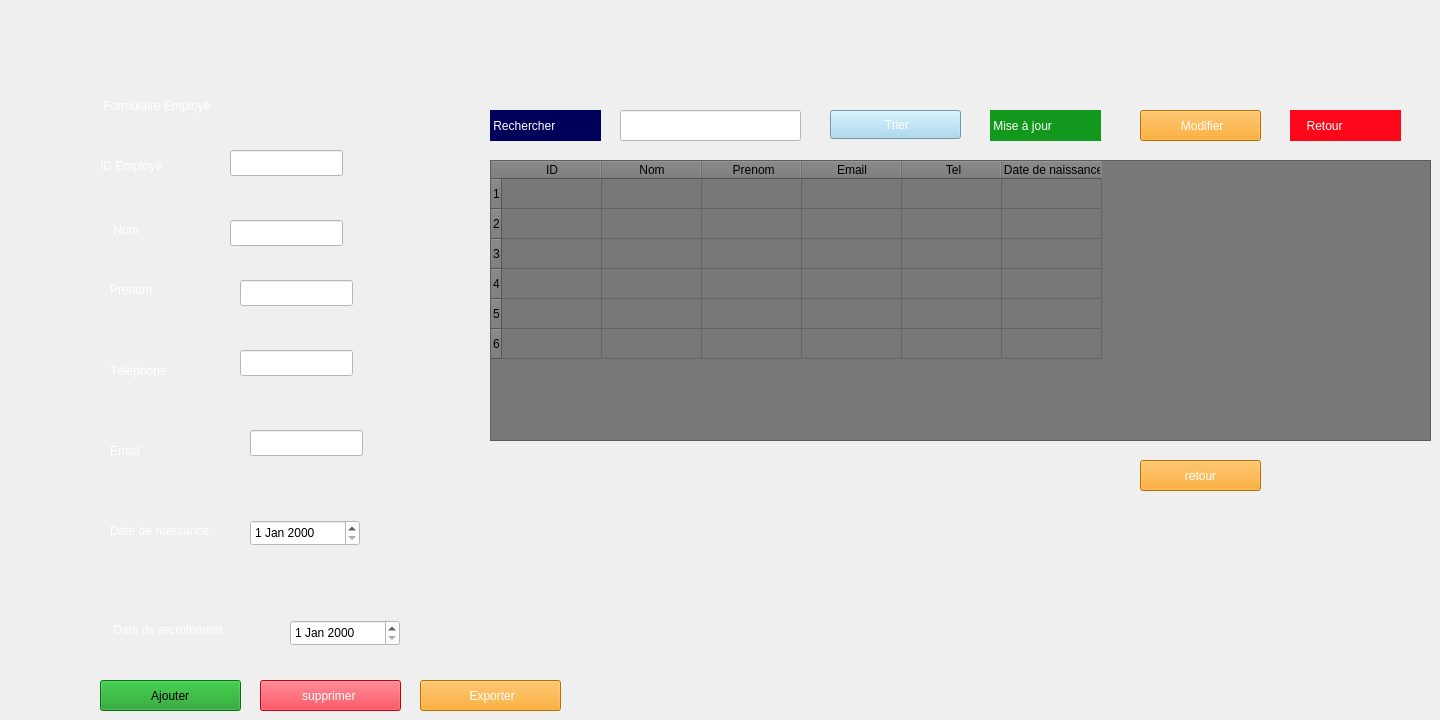
      <widget class="QWidget" name="page_3">
       <widget class="QTableWidget" name="tableWidget">
        <property name="geometry">
         <rect>
          <x>490</x>
          <y>160</y>
          <width>941</width>
          <height>281</height>
         </rect>
        </property>
        <property name="styleSheet">
         <string notr="true">background-color: rgb(255, 255, 255);
background-color: rgb(120, 120, 120);
background-color: rgb(120, 120, 120);</string>
        </property>
        <row>
         <property name="text">
          <string>1</string>
         </property>
         <property name="background">
          <color>
           <red>255</red>
           <green>255</green>
           <blue>255</blue>
          </color>
         </property>
        </row>
        <row/>
        <row/>
        <row/>
        <row/>
        <row/>
        <column>
         <property name="text">
          <string>ID</string>
         </property>
         <property name="background">
          <color>
           <red>120</red>
           <green>120</green>
           <blue>120</blue>
          </color>
         </property>
         <property name="foreground">
          <brush brushstyle="NoBrush">
           <color alpha="255">
            <red>255</red>
            <green>255</green>
            <blue>255</blue>
           </color>
          </brush>
         </property>
        </column>
        <column>
         <property name="text">
          <string>Nom</string>
         </property>
         <property name="background">
          <color>
           <red>120</red>
           <green>120</green>
           <blue>120</blue>
          </color>
         </property>
         <property name="foreground">
          <brush brushstyle="NoBrush">
           <color alpha="255">
            <red>255</red>
            <green>255</green>
            <blue>255</blue>
           </color>
          </brush>
         </property>
        </column>
        <column>
         <property name="text">
          <string> Prenom</string>
         </property>
         <property name="background">
          <color>
           <red>120</red>
           <green>120</green>
           <blue>120</blue>
          </color>
         </property>
         <property name="foreground">
          <brush brushstyle="NoBrush">
           <color alpha="255">
            <red>255</red>
            <green>255</green>
            <blue>255</blue>
           </color>
          </brush>
         </property>
        </column>
        <column>
         <property name="text">
          <string>Email</string>
         </property>
         <property name="background">
          <color>
           <red>120</red>
           <green>120</green>
           <blue>120</blue>
          </color>
         </property>
         <property name="foreground">
          <brush brushstyle="NoBrush">
           <color alpha="255">
            <red>255</red>
            <green>255</green>
            <blue>255</blue>
           </color>
          </brush>
         </property>
        </column>
        <column>
         <property name="text">
          <string> Tel</string>
         </property>
         <property name="background">
          <color>
           <red>120</red>
           <green>120</green>
           <blue>120</blue>
          </color>
         </property>
        </column>
        <column>
         <property name="text">
          <string> Date de naissance</string>
         </property>
        </column>
        <item row="3" column="0">
         <property name="text">
          <string/>
         </property>
         <property name="foreground">
          <brush brushstyle="NoBrush">
           <color alpha="255">
            <red>255</red>
            <green>255</green>
            <blue>255</blue>
           </color>
          </brush>
         </property>
        </item>
        <item row="4" column="2">
         <property name="text">
          <string/>
         </property>
         <property name="background">
          <brush brushstyle="NoBrush">
           <color alpha="255">
            <red>255</red>
            <green>255</green>
            <blue>255</blue>
           </color>
          </brush>
         </property>
        </item>
       </widget>
       <widget class="QLabel" name="label_2">
        <property name="geometry">
         <rect>
          <x>110</x>
          <y>220</y>
          <width>63</width>
          <height>20</height>
         </rect>
        </property>
        <property name="styleSheet">
         <string notr="true">color: rgb(255, 255, 255);
</string>
        </property>
        <property name="text">
         <string> Nom </string>
        </property>
       </widget>
       <widget class="QLabel" name="label_6">
        <property name="geometry">
         <rect>
          <x>110</x>
          <y>510</y>
          <width>181</width>
          <height>41</height>
         </rect>
        </property>
        <property name="styleSheet">
         <string notr="true">color: rgb(255, 255, 255);</string>
        </property>
        <property name="text">
         <string>Date de naissance </string>
        </property>
       </widget>
       <widget class="QLineEdit" name="lineEdit_3">
        <property name="geometry">
         <rect>
          <x>240</x>
          <y>280</y>
          <width>113</width>
          <height>26</height>
         </rect>
        </property>
        <property name="styleSheet">
         <string notr="true">background-color: rgb(255, 255, 255);
</string>
        </property>
       </widget>
       <widget class="QLineEdit" name="lineEdit_6">
        <property name="geometry">
         <rect>
          <x>620</x>
          <y>110</y>
          <width>181</width>
          <height>31</height>
         </rect>
        </property>
        <property name="styleSheet">
         <string notr="true">background-color: rgb(255, 255, 255);</string>
        </property>
       </widget>
       <widget class="QLineEdit" name="lineEdit">
        <property name="geometry">
         <rect>
          <x>230</x>
          <y>150</y>
          <width>113</width>
          <height>26</height>
         </rect>
        </property>
        <property name="styleSheet">
         <string notr="true">background-color: rgb(255, 255, 255);</string>
        </property>
       </widget>
       <widget class="QLineEdit" name="lineEdit_5">
        <property name="geometry">
         <rect>
          <x>250</x>
          <y>430</y>
          <width>113</width>
          <height>26</height>
         </rect>
        </property>
        <property name="styleSheet">
         <string notr="true">background-color: rgb(255, 255, 255);
</string>
        </property>
       </widget>
       <widget class="QLabel" name="label_5">
        <property name="geometry">
         <rect>
          <x>110</x>
          <y>430</y>
          <width>91</width>
          <height>41</height>
         </rect>
        </property>
        <property name="styleSheet">
         <string notr="true">color: rgb(255, 255, 255);
</string>
        </property>
        <property name="text">
         <string>Email  </string>
        </property>
       </widget>
       <widget class="QPushButton" name="pushButton_5">
        <property name="geometry">
         <rect>
          <x>100</x>
          <y>680</y>
          <width>141</width>
          <height>31</height>
         </rect>
        </property>
        <property name="styleSheet">
         <string notr="true"> background-color: rgb(18, 153, 29);</string>
        </property>
        <property name="text">
         <string> Ajouter </string>
        </property>
       </widget>
       <widget class="QLabel" name="label_3">
        <property name="geometry">
         <rect>
          <x>110</x>
          <y>280</y>
          <width>71</width>
          <height>20</height>
         </rect>
        </property>
        <property name="styleSheet">
         <string notr="true">color: rgb(255, 255, 255);
</string>
        </property>
        <property name="text">
         <string>Prenom</string>
        </property>
       </widget>
       <widget class="QLabel" name="label">
        <property name="geometry">
         <rect>
          <x>100</x>
          <y>140</y>
          <width>101</width>
          <height>51</height>
         </rect>
        </property>
        <property name="palette">
         <palette>
          <active>
           <colorrole role="WindowText">
            <brush brushstyle="SolidPattern">
             <color alpha="255">
              <red>255</red>
              <green>255</green>
              <blue>255</blue>
             </color>
            </brush>
           </colorrole>
           <colorrole role="Button">
            <brush brushstyle="SolidPattern">
             <color alpha="255">
              <red>0</red>
              <green>0</green>
              <blue>74</blue>
             </color>
            </brush>
           </colorrole>
           <colorrole role="Text">
            <brush brushstyle="SolidPattern">
             <color alpha="255">
              <red>255</red>
              <green>255</green>
              <blue>255</blue>
             </color>
            </brush>
           </colorrole>
           <colorrole role="ButtonText">
            <brush brushstyle="SolidPattern">
             <color alpha="255">
              <red>255</red>
              <green>255</green>
              <blue>255</blue>
             </color>
            </brush>
           </colorrole>
           <colorrole role="Base">
            <brush brushstyle="SolidPattern">
             <color alpha="255">
              <red>0</red>
              <green>0</green>
              <blue>74</blue>
             </color>
            </brush>
           </colorrole>
           <colorrole role="Window">
            <brush brushstyle="SolidPattern">
             <color alpha="255">
              <red>0</red>
              <green>0</green>
              <blue>74</blue>
             </color>
            </brush>
           </colorrole>
           <colorrole role="PlaceholderText">
            <brush brushstyle="SolidPattern">
             <color alpha="128">
              <red>255</red>
              <green>255</green>
              <blue>255</blue>
             </color>
            </brush>
           </colorrole>
          </active>
          <inactive>
           <colorrole role="WindowText">
            <brush brushstyle="SolidPattern">
             <color alpha="255">
              <red>255</red>
              <green>255</green>
              <blue>255</blue>
             </color>
            </brush>
           </colorrole>
           <colorrole role="Button">
            <brush brushstyle="SolidPattern">
             <color alpha="255">
              <red>0</red>
              <green>0</green>
              <blue>74</blue>
             </color>
            </brush>
           </colorrole>
           <colorrole role="Text">
            <brush brushstyle="SolidPattern">
             <color alpha="255">
              <red>255</red>
              <green>255</green>
              <blue>255</blue>
             </color>
            </brush>
           </colorrole>
           <colorrole role="ButtonText">
            <brush brushstyle="SolidPattern">
             <color alpha="255">
              <red>255</red>
              <green>255</green>
              <blue>255</blue>
             </color>
            </brush>
           </colorrole>
           <colorrole role="Base">
            <brush brushstyle="SolidPattern">
             <color alpha="255">
              <red>0</red>
              <green>0</green>
              <blue>74</blue>
             </color>
            </brush>
           </colorrole>
           <colorrole role="Window">
            <brush brushstyle="SolidPattern">
             <color alpha="255">
              <red>0</red>
              <green>0</green>
              <blue>74</blue>
             </color>
            </brush>
           </colorrole>
           <colorrole role="PlaceholderText">
            <brush brushstyle="SolidPattern">
             <color alpha="128">
              <red>255</red>
              <green>255</green>
              <blue>255</blue>
             </color>
            </brush>
           </colorrole>
          </inactive>
          <disabled>
           <colorrole role="WindowText">
            <brush brushstyle="SolidPattern">
             <color alpha="255">
              <red>255</red>
              <green>255</green>
              <blue>255</blue>
             </color>
            </brush>
           </colorrole>
           <colorrole role="Button">
            <brush brushstyle="SolidPattern">
             <color alpha="255">
              <red>0</red>
              <green>0</green>
              <blue>74</blue>
             </color>
            </brush>
           </colorrole>
           <colorrole role="Text">
            <brush brushstyle="SolidPattern">
             <color alpha="255">
              <red>255</red>
              <green>255</green>
              <blue>255</blue>
             </color>
            </brush>
           </colorrole>
           <colorrole role="ButtonText">
            <brush brushstyle="SolidPattern">
             <color alpha="255">
              <red>255</red>
              <green>255</green>
              <blue>255</blue>
             </color>
            </brush>
           </colorrole>
           <colorrole role="Base">
            <brush brushstyle="SolidPattern">
             <color alpha="255">
              <red>0</red>
              <green>0</green>
              <blue>74</blue>
             </color>
            </brush>
           </colorrole>
           <colorrole role="Window">
            <brush brushstyle="SolidPattern">
             <color alpha="255">
              <red>0</red>
              <green>0</green>
              <blue>74</blue>
             </color>
            </brush>
           </colorrole>
           <colorrole role="PlaceholderText">
            <brush brushstyle="SolidPattern">
             <color alpha="128">
              <red>255</red>
              <green>255</green>
              <blue>255</blue>
             </color>
            </brush>
           </colorrole>
          </disabled>
         </palette>
        </property>
        <property name="styleSheet">
         <string notr="true">color: rgb(255, 255, 255);</string>
        </property>
        <property name="text">
         <string>ID Employé  </string>
        </property>
       </widget>
       <widget class="QDateEdit" name="dateEdit">
        <property name="geometry">
         <rect>
          <x>250</x>
          <y>520</y>
          <width>110</width>
          <height>26</height>
         </rect>
        </property>
        <property name="styleSheet">
         <string notr="true">background-color: rgb(255, 255, 255);
</string>
        </property>
       </widget>
       <widget class="QPushButton" name="ex">
        <property name="geometry">
         <rect>
          <x>420</x>
          <y>680</y>
          <width>141</width>
          <height>31</height>
         </rect>
        </property>
        <property name="styleSheet">
         <string notr="true">background-color: rgb(255, 255, 255);
color: rgb(255, 255, 255);
background-color: rgb(253, 154, 4);</string>
        </property>
        <property name="text">
         <string> Exporter</string>
        </property>
       </widget>
       <widget class="QLabel" name="mis">
        <property name="geometry">
         <rect>
          <x>990</x>
          <y>110</y>
          <width>111</width>
          <height>31</height>
         </rect>
        </property>
        <property name="styleSheet">
         <string notr="true">color: rgb(255, 255, 255);
background-color: rgb(255, 255, 255);
background-color: rgb(18, 153, 29);
</string>
        </property>
        <property name="text">
         <string> Mise à jour</string>
        </property>
       </widget>
       <widget class="QPushButton" name="pushButton_7">
        <property name="geometry">
         <rect>
          <x>260</x>
          <y>680</y>
          <width>141</width>
          <height>31</height>
         </rect>
        </property>
        <property name="styleSheet">
         <string notr="true">color: rgb(255, 255, 255);
 
background-color: rgb(253, 7, 27);</string>
        </property>
        <property name="text">
         <string>supprimer </string>
        </property>
       </widget>
       <widget class="QLineEdit" name="lineEdit_2">
        <property name="geometry">
         <rect>
          <x>230</x>
          <y>220</y>
          <width>113</width>
          <height>26</height>
         </rect>
        </property>
        <property name="styleSheet">
         <string notr="true">background-color: rgb(255, 255, 255);</string>
        </property>
       </widget>
       <widget class="QPushButton" name="pushButton_6">
        <property name="geometry">
         <rect>
          <x>1140</x>
          <y>110</y>
          <width>121</width>
          <height>31</height>
         </rect>
        </property>
        <property name="styleSheet">
         <string notr="true">color: rgb(255, 255, 255);
 background-color: rgb(253, 154, 4);</string>
        </property>
        <property name="text">
         <string> Modifier</string>
        </property>
       </widget>
       <widget class="QLabel" name="label_4">
        <property name="geometry">
         <rect>
          <x>110</x>
          <y>350</y>
          <width>91</width>
          <height>41</height>
         </rect>
        </property>
        <property name="styleSheet">
         <string notr="true">color: rgb(255, 255, 255);</string>
        </property>
        <property name="text">
         <string>Téléphone </string>
        </property>
       </widget>
       <widget class="QLabel" name="label_9">
        <property name="geometry">
         <rect>
          <x>110</x>
          <y>620</y>
          <width>181</width>
          <height>20</height>
         </rect>
        </property>
        <property name="styleSheet">
         <string notr="true">font: 10pt &quot;Segoe UI&quot;;
color: rgb(255, 255, 255);</string>
        </property>
        <property name="text">
         <string> Date de recrutement </string>
        </property>
       </widget>
       <widget class="QLineEdit" name="lineEdit_4">
        <property name="geometry">
         <rect>
          <x>240</x>
          <y>350</y>
          <width>113</width>
          <height>26</height>
         </rect>
        </property>
        <property name="styleSheet">
         <string notr="true">background-color: rgb(255, 255, 255);
</string>
        </property>
       </widget>
       <widget class="QDateEdit" name="dateEdit_2">
        <property name="geometry">
         <rect>
          <x>290</x>
          <y>620</y>
          <width>110</width>
          <height>26</height>
         </rect>
        </property>
        <property name="styleSheet">
         <string notr="true">background-color: rgb(255, 255, 255);
</string>
        </property>
       </widget>
       <widget class="QPushButton" name="pushButton_9">
        <property name="geometry">
         <rect>
          <x>830</x>
          <y>110</y>
          <width>131</width>
          <height>29</height>
         </rect>
        </property>
        <property name="palette">
         <palette>
          <active>
           <colorrole role="WindowText">
            <brush brushstyle="SolidPattern">
             <color alpha="255">
              <red>255</red>
              <green>255</green>
              <blue>255</blue>
             </color>
            </brush>
           </colorrole>
           <colorrole role="Button">
            <brush brushstyle="SolidPattern">
             <color alpha="255">
              <red>154</red>
              <green>211</green>
              <blue>238</blue>
             </color>
            </brush>
           </colorrole>
           <colorrole role="Text">
            <brush brushstyle="SolidPattern">
             <color alpha="255">
              <red>255</red>
              <green>255</green>
              <blue>255</blue>
             </color>
            </brush>
           </colorrole>
           <colorrole role="ButtonText">
            <brush brushstyle="SolidPattern">
             <color alpha="255">
              <red>255</red>
              <green>255</green>
              <blue>255</blue>
             </color>
            </brush>
           </colorrole>
           <colorrole role="Base">
            <brush brushstyle="SolidPattern">
             <color alpha="255">
              <red>154</red>
              <green>211</green>
              <blue>238</blue>
             </color>
            </brush>
           </colorrole>
           <colorrole role="Window">
            <brush brushstyle="SolidPattern">
             <color alpha="255">
              <red>154</red>
              <green>211</green>
              <blue>238</blue>
             </color>
            </brush>
           </colorrole>
           <colorrole role="Highlight">
            <brush brushstyle="SolidPattern">
             <color alpha="255">
              <red>39</red>
              <green>191</green>
              <blue>115</blue>
             </color>
            </brush>
           </colorrole>
           <colorrole role="PlaceholderText">
            <brush brushstyle="SolidPattern">
             <color alpha="128">
              <red>255</red>
              <green>255</green>
              <blue>255</blue>
             </color>
            </brush>
           </colorrole>
          </active>
          <inactive>
           <colorrole role="WindowText">
            <brush brushstyle="SolidPattern">
             <color alpha="255">
              <red>255</red>
              <green>255</green>
              <blue>255</blue>
             </color>
            </brush>
           </colorrole>
           <colorrole role="Button">
            <brush brushstyle="SolidPattern">
             <color alpha="255">
              <red>154</red>
              <green>211</green>
              <blue>238</blue>
             </color>
            </brush>
           </colorrole>
           <colorrole role="Text">
            <brush brushstyle="SolidPattern">
             <color alpha="255">
              <red>255</red>
              <green>255</green>
              <blue>255</blue>
             </color>
            </brush>
           </colorrole>
           <colorrole role="ButtonText">
            <brush brushstyle="SolidPattern">
             <color alpha="255">
              <red>255</red>
              <green>255</green>
              <blue>255</blue>
             </color>
            </brush>
           </colorrole>
           <colorrole role="Base">
            <brush brushstyle="SolidPattern">
             <color alpha="255">
              <red>154</red>
              <green>211</green>
              <blue>238</blue>
             </color>
            </brush>
           </colorrole>
           <colorrole role="Window">
            <brush brushstyle="SolidPattern">
             <color alpha="255">
              <red>154</red>
              <green>211</green>
              <blue>238</blue>
             </color>
            </brush>
           </colorrole>
           <colorrole role="Highlight">
            <brush brushstyle="SolidPattern">
             <color alpha="255">
              <red>39</red>
              <green>191</green>
              <blue>115</blue>
             </color>
            </brush>
           </colorrole>
           <colorrole role="PlaceholderText">
            <brush brushstyle="SolidPattern">
             <color alpha="128">
              <red>255</red>
              <green>255</green>
              <blue>255</blue>
             </color>
            </brush>
           </colorrole>
          </inactive>
          <disabled>
           <colorrole role="WindowText">
            <brush brushstyle="SolidPattern">
             <color alpha="255">
              <red>255</red>
              <green>255</green>
              <blue>255</blue>
             </color>
            </brush>
           </colorrole>
           <colorrole role="Button">
            <brush brushstyle="SolidPattern">
             <color alpha="255">
              <red>154</red>
              <green>211</green>
              <blue>238</blue>
             </color>
            </brush>
           </colorrole>
           <colorrole role="Text">
            <brush brushstyle="SolidPattern">
             <color alpha="255">
              <red>255</red>
              <green>255</green>
              <blue>255</blue>
             </color>
            </brush>
           </colorrole>
           <colorrole role="ButtonText">
            <brush brushstyle="SolidPattern">
             <color alpha="255">
              <red>255</red>
              <green>255</green>
              <blue>255</blue>
             </color>
            </brush>
           </colorrole>
           <colorrole role="Base">
            <brush brushstyle="SolidPattern">
             <color alpha="255">
              <red>154</red>
              <green>211</green>
              <blue>238</blue>
             </color>
            </brush>
           </colorrole>
           <colorrole role="Window">
            <brush brushstyle="SolidPattern">
             <color alpha="255">
              <red>154</red>
              <green>211</green>
              <blue>238</blue>
             </color>
            </brush>
           </colorrole>
           <colorrole role="Highlight">
            <brush brushstyle="SolidPattern">
             <color alpha="255">
              <red>39</red>
              <green>191</green>
              <blue>115</blue>
             </color>
            </brush>
           </colorrole>
           <colorrole role="PlaceholderText">
            <brush brushstyle="SolidPattern">
             <color alpha="128">
              <red>255</red>
              <green>255</green>
              <blue>255</blue>
             </color>
            </brush>
           </colorrole>
          </disabled>
         </palette>
        </property>
        <property name="styleSheet">
         <string notr="true">
color: rgb(255, 255, 255);
background-color: rgb(154, 211, 238);</string>
        </property>
        <property name="text">
         <string> Trier</string>
        </property>
       </widget>
       <widget class="QLabel" name="label_8">
        <property name="geometry">
         <rect>
          <x>490</x>
          <y>110</y>
          <width>111</width>
          <height>31</height>
         </rect>
        </property>
        <property name="styleSheet">
         <string notr="true">background-color: rgb(255, 255, 255);
color: rgb(255, 255, 255);
background-color: rgb(0, 0, 91);
 
</string>
        </property>
        <property name="text">
         <string> Rechercher</string>
        </property>
       </widget>
       <widget class="QLabel" name="label_10">
        <property name="geometry">
         <rect>
          <x>100</x>
          <y>80</y>
          <width>181</width>
          <height>51</height>
         </rect>
        </property>
        <property name="palette">
         <palette>
          <active>
           <colorrole role="WindowText">
            <brush brushstyle="SolidPattern">
             <color alpha="255">
              <red>255</red>
              <green>255</green>
              <blue>255</blue>
             </color>
            </brush>
           </colorrole>
           <colorrole role="Button">
            <brush brushstyle="SolidPattern">
             <color alpha="255">
              <red>0</red>
              <green>0</green>
              <blue>74</blue>
             </color>
            </brush>
           </colorrole>
           <colorrole role="Text">
            <brush brushstyle="SolidPattern">
             <color alpha="255">
              <red>255</red>
              <green>255</green>
              <blue>255</blue>
             </color>
            </brush>
           </colorrole>
           <colorrole role="ButtonText">
            <brush brushstyle="SolidPattern">
             <color alpha="255">
              <red>255</red>
              <green>255</green>
              <blue>255</blue>
             </color>
            </brush>
           </colorrole>
           <colorrole role="Base">
            <brush brushstyle="SolidPattern">
             <color alpha="255">
              <red>0</red>
              <green>0</green>
              <blue>74</blue>
             </color>
            </brush>
           </colorrole>
           <colorrole role="Window">
            <brush brushstyle="SolidPattern">
             <color alpha="255">
              <red>0</red>
              <green>0</green>
              <blue>74</blue>
             </color>
            </brush>
           </colorrole>
           <colorrole role="PlaceholderText">
            <brush brushstyle="SolidPattern">
             <color alpha="128">
              <red>255</red>
              <green>255</green>
              <blue>255</blue>
             </color>
            </brush>
           </colorrole>
          </active>
          <inactive>
           <colorrole role="WindowText">
            <brush brushstyle="SolidPattern">
             <color alpha="255">
              <red>255</red>
              <green>255</green>
              <blue>255</blue>
             </color>
            </brush>
           </colorrole>
           <colorrole role="Button">
            <brush brushstyle="SolidPattern">
             <color alpha="255">
              <red>0</red>
              <green>0</green>
              <blue>74</blue>
             </color>
            </brush>
           </colorrole>
           <colorrole role="Text">
            <brush brushstyle="SolidPattern">
             <color alpha="255">
              <red>255</red>
              <green>255</green>
              <blue>255</blue>
             </color>
            </brush>
           </colorrole>
           <colorrole role="ButtonText">
            <brush brushstyle="SolidPattern">
             <color alpha="255">
              <red>255</red>
              <green>255</green>
              <blue>255</blue>
             </color>
            </brush>
           </colorrole>
           <colorrole role="Base">
            <brush brushstyle="SolidPattern">
             <color alpha="255">
              <red>0</red>
              <green>0</green>
              <blue>74</blue>
             </color>
            </brush>
           </colorrole>
           <colorrole role="Window">
            <brush brushstyle="SolidPattern">
             <color alpha="255">
              <red>0</red>
              <green>0</green>
              <blue>74</blue>
             </color>
            </brush>
           </colorrole>
           <colorrole role="PlaceholderText">
            <brush brushstyle="SolidPattern">
             <color alpha="128">
              <red>255</red>
              <green>255</green>
              <blue>255</blue>
             </color>
            </brush>
           </colorrole>
          </inactive>
          <disabled>
           <colorrole role="WindowText">
            <brush brushstyle="SolidPattern">
             <color alpha="255">
              <red>255</red>
              <green>255</green>
              <blue>255</blue>
             </color>
            </brush>
           </colorrole>
           <colorrole role="Button">
            <brush brushstyle="SolidPattern">
             <color alpha="255">
              <red>0</red>
              <green>0</green>
              <blue>74</blue>
             </color>
            </brush>
           </colorrole>
           <colorrole role="Text">
            <brush brushstyle="SolidPattern">
             <color alpha="255">
              <red>255</red>
              <green>255</green>
              <blue>255</blue>
             </color>
            </brush>
           </colorrole>
           <colorrole role="ButtonText">
            <brush brushstyle="SolidPattern">
             <color alpha="255">
              <red>255</red>
              <green>255</green>
              <blue>255</blue>
             </color>
            </brush>
           </colorrole>
           <colorrole role="Base">
            <brush brushstyle="SolidPattern">
             <color alpha="255">
              <red>0</red>
              <green>0</green>
              <blue>74</blue>
             </color>
            </brush>
           </colorrole>
           <colorrole role="Window">
            <brush brushstyle="SolidPattern">
             <color alpha="255">
              <red>0</red>
              <green>0</green>
              <blue>74</blue>
             </color>
            </brush>
           </colorrole>
           <colorrole role="PlaceholderText">
            <brush brushstyle="SolidPattern">
             <color alpha="128">
              <red>255</red>
              <green>255</green>
              <blue>255</blue>
             </color>
            </brush>
           </colorrole>
          </disabled>
         </palette>
        </property>
        <property name="styleSheet">
         <string notr="true">color: rgb(255, 255, 255);
font: italic 9pt &quot;Segoe UI&quot;;</string>
        </property>
        <property name="text">
         <string> Formulaire Employé</string>
        </property>
       </widget>
       <widget class="QLabel" name="mis_2">
        <property name="geometry">
         <rect>
          <x>1290</x>
          <y>110</y>
          <width>111</width>
          <height>31</height>
         </rect>
        </property>
        <property name="styleSheet">
         <string notr="true">color: rgb(255, 255, 255);
background-color: rgb(253, 7, 27);
</string>
        </property>
        <property name="text">
         <string>     Retour</string>
        </property>
       </widget>
       <widget class="QPushButton" name="retour_4">
        <property name="geometry">
         <rect>
          <x>1140</x>
          <y>460</y>
          <width>121</width>
          <height>31</height>
         </rect>
        </property>
        <property name="styleSheet">
         <string notr="true">color: rgb(255, 255, 255);
 background-color: rgb(253, 154, 4);</string>
        </property>
        <property name="text">
         <string>retour</string>
        </property>
       </widget>
      </widget>
